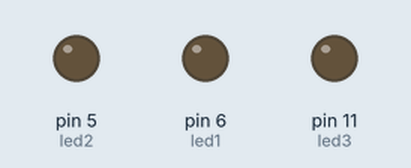
Simulated run of this sketch. Board: Arduino Uno, built with avr-gcc and run on an emulated ATmega328P. Parts: output pins drawn as LEDs (lit = HIGH).

Above: at 0.1 s.
At 38.1 s:
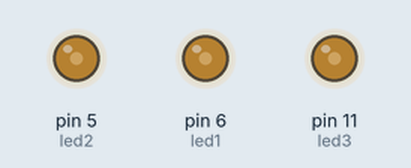
Timing chart, 0 to 39.6 s (numbered marks = the images above):
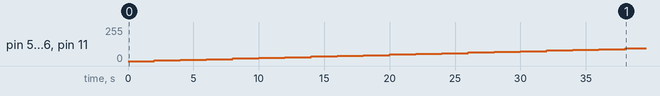

Measured:
- by itself, pin 5 (led2), pin 6 (led1), pin 11 (led3): moves from 0/255 to 95/255 over 36.0 s

The sketch:

2_C_1.ino
```cpp
int led1=6;
int led2=5;
int led3=11;
int i;
void setup(){
pinMode(led1,OUTPUT);
pinMode(led2,OUTPUT);
pinMode(led3,OUTPUT);
}
void loop(){
for (i=0; i<=255; i+=5){
analogWrite(led1,i);
analogWrite(led2,i);
analogWrite(led3,i);
delay(2000);
}
}
```
